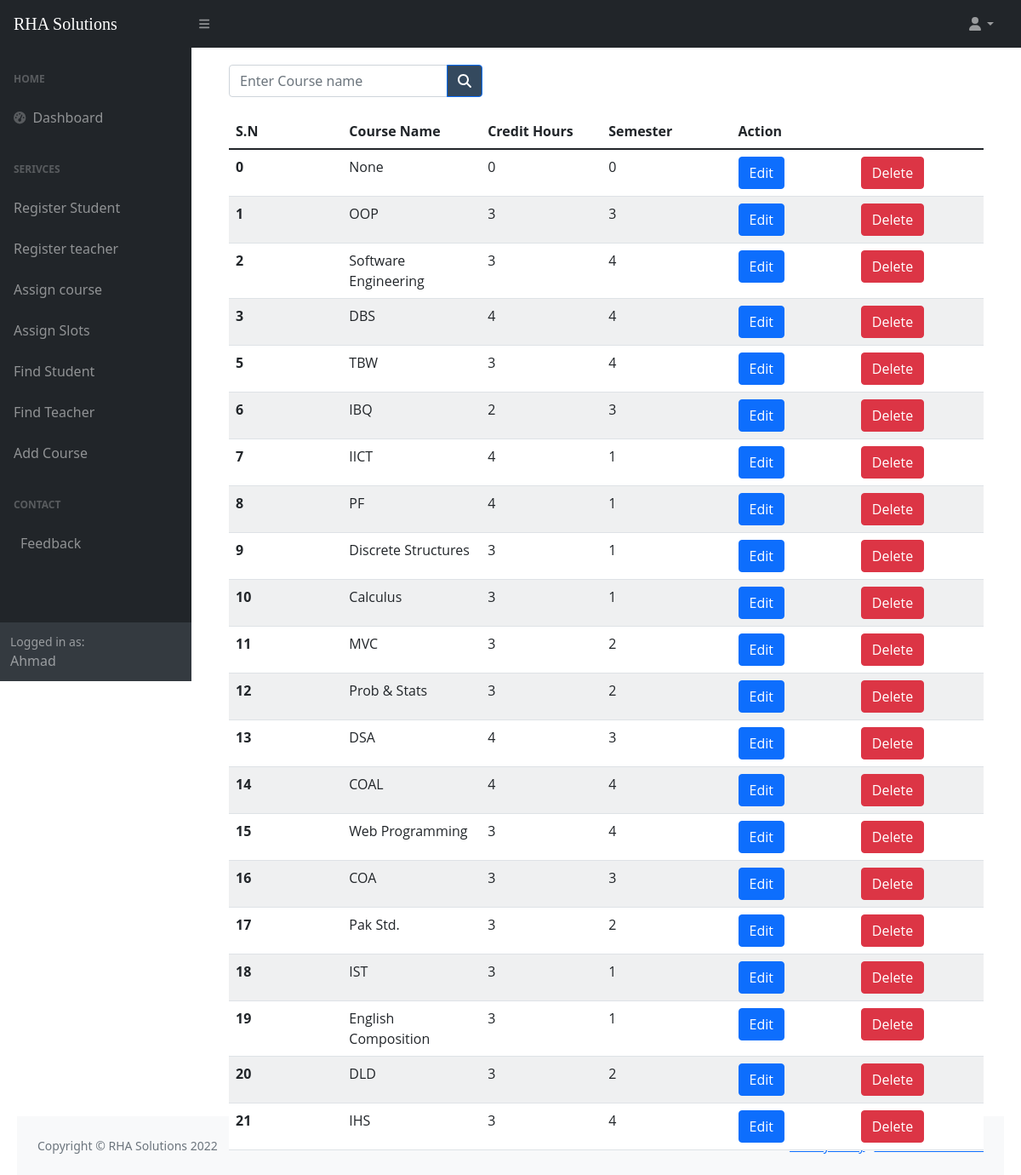
The page /display_course.php (signed in) on the database as committed earlier.
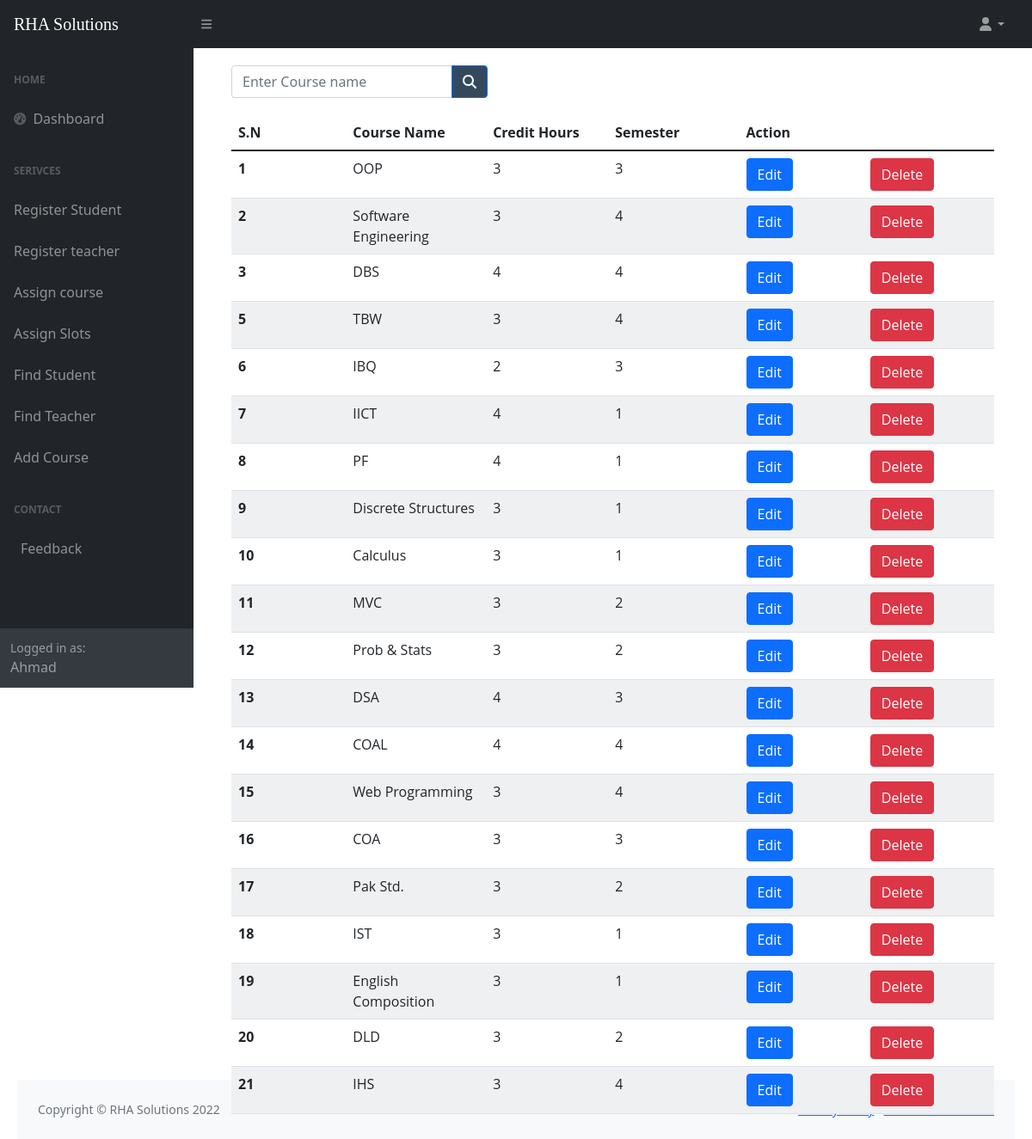
The same page on the database as committed later.
### tables this page shows
CREATE TABLE `course` (
  `c_id` int(3) NOT NULL,
  `c_name` varchar(100) NOT NULL,
  `crh` int(1) NOT NULL,
  `semester` int(1) NOT NULL
);

### display_course.php (the view, shortened to what this page needs)
<?php include 'connection.php';
if($_SESSION["fname"]) {
?>
<!DOCTYPE html>
<html lang="en">
<head>
    <link href="https://cdn.jsdelivr.net/npm/simple-datatables@latest/dist/style.css" rel="stylesheet" />
    <link href="css/styles.css" rel="stylesheet" />
</head>
<body class="sb-nav-fixed">
<?php include ('header.php'); ?>
        <div id="layoutSidenav_content">
            <main>
                <div class="container-fluid px-4">
                <form action="search_course.php" method="GET" class="d-none d-md-inline-block form-inline ms-auto me-0 me-md-3 my-2 my-md-0">
                        <div style="margin-bottom: 20px;" class="input-group">
                            <input class="form-control" name="search" value="" type="text" placeholder="Enter Course name" />
                            <button class="btn btn-primary" id="std-search" type="submit" style="background-color:#34495e"> <i class="fas fa-search"></i></button>
                        </div>
                    </form>
                    <table class="table">
                        <thead class="thead-dark">
                            <tr>
                                <th scope="col">S.N</th>
                                <th scope="col">Course Name</th>
                                <th scope="col">Credit Hours</th>
                                <th scope="col">Semester</th>
                                <th scope="col" colspan="2">Action</th>
                            </tr>
                        </thead>
                        <tbody>
                            <?php
                                $query = "SELECT * FROM  course";
                                $data = mysqli_query($conn, $query);
                                if ($data) {
                                    while ($row = mysqli_fetch_array($data)) {
                                        ?>
                                    <tr>
                                        <th scope="row"><?php echo $row['c_id']; ?></td>
                                        <td><?php echo $row['c_name']; ?></td>
                                        <td><?php echo $row['crh']; ?></td>
                                        <td><?php echo $row['semester']; ?></td>
                                        <td> <button type="button" class="btn btn-primary"><a style="color: white; text-decoration: none;" href="edit_course.php?c_id=<?php echo $row['c_id']; ?>">Edit</a></button></td>
                                        <td> <button type="button" class="btn btn-danger"> <a style="color: white; text-decoration: none;" onclick="return confirm('Are you sure, you want to delete?')" href="delete_course.php?c_id=<?php echo $row['c_id']; ?>">Delete</a></td>
                                    </tr>
                                    <?php
                                }
                            }
                             else {
                                ?>
                                <tr>
                                    <td>No Data Found</td>
                                </tr>
                                <?php
                            }
                            ?>
                        </tbody>
                    </table>
                </div>
        </div>
    </div>
    <footer class="py-4 bg-light mt-auto">
        <div class="container-fluid px-4">
            <div class="d-flex align-items-center justify-content-between small">
                <div class="text-muted">Copyright &copy; RHA Solutions 2022</div>
                <div>
                    <a href="#">Privacy Policy</a>
                    &middot;
                    <a href="#">Terms &amp; Conditions</a>
                </div>
            </div>
        </div>
    </footer>
    <?php
}
else {
    include ('login.php');
}
 ?>
</body>
</html>

Rows that differ between the two databases and show on the page:
removed course: c_id "0", c_name "None", crh "0", semester "0"
